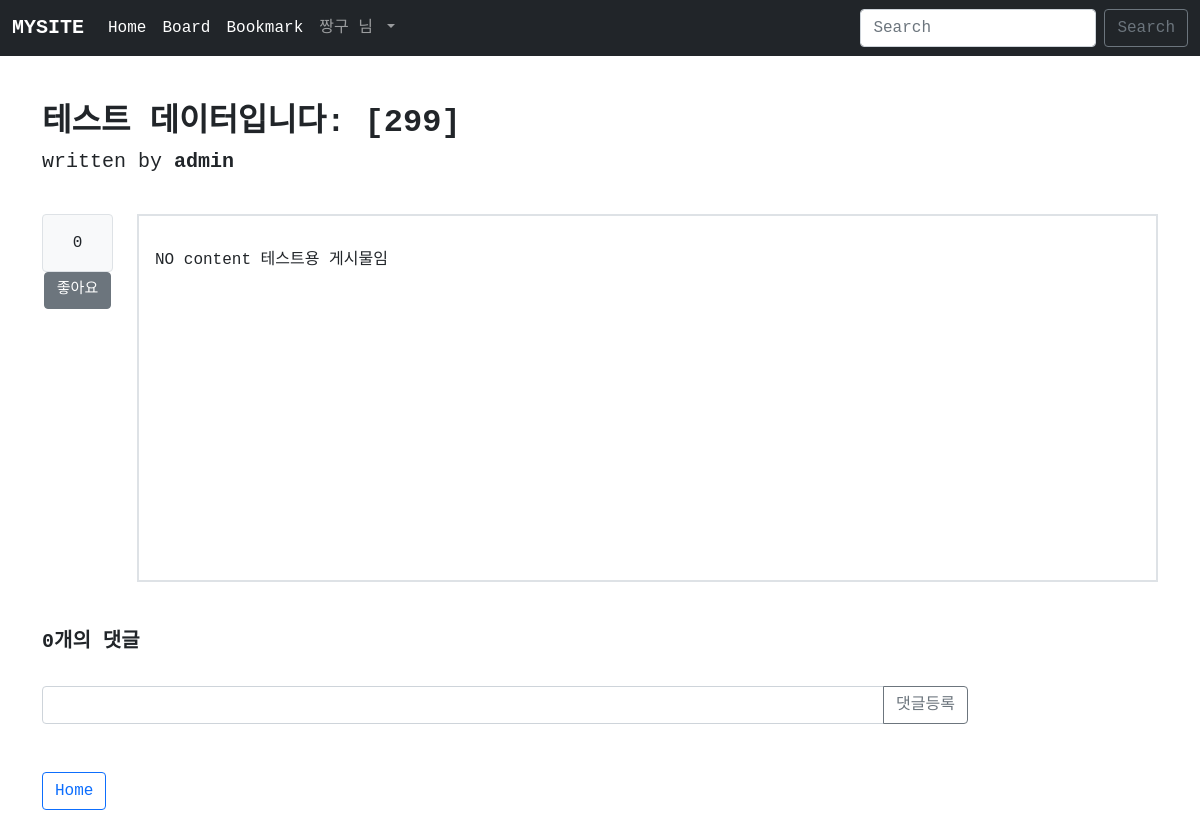
Page /board/detail/304 (signed in) on the earlier database version.
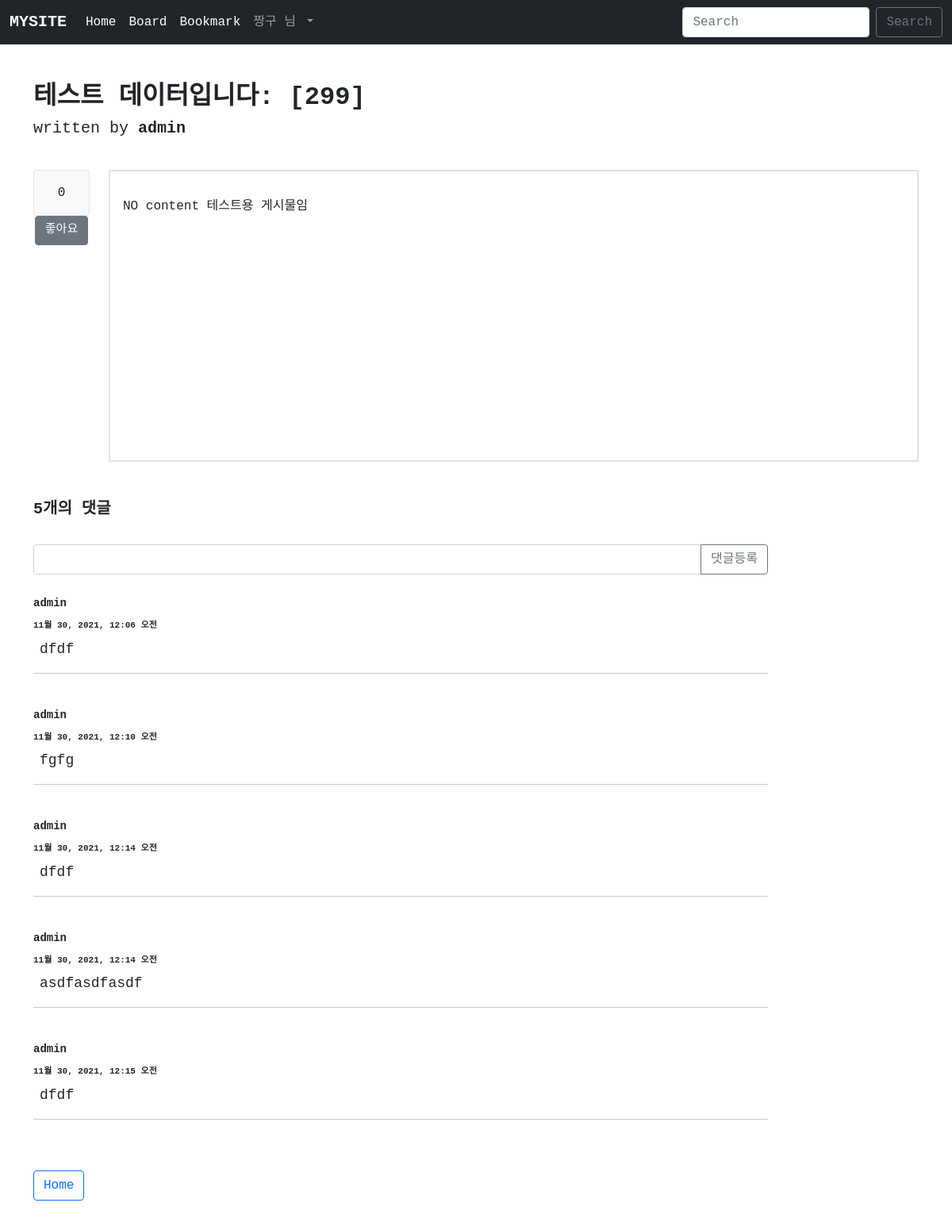
Same page on the later database version.
### board/models.py (models this page shows, shortened)
class Board(models.Model):
    subject = models.CharField(max_length=100)
    writer = models.CharField(max_length=30)
    content = models.TextField()
    photo = models.ImageField(upload_to='post',blank=True, null=True)
    ctime = models.DateTimeField()
    voter = models.ManyToManyField(User)
    def getphoto(self):
        if self.photo: #사진이 있는 경우
            return self.photo.url
        return "" #사진 첨부 안하는 경우

class Reply(models.Model):
    sub = models.ForeignKey(Board, on_delete = models.CASCADE)
    replyer = models.CharField(max_length=50)
    comment = models.TextField(blank=True)
    create_time = models.DateTimeField()

### board/views.py (the view)
# urls.py: path('detail/<pk>', views.detail, name = 'detail'),
def detail(request, pk):
    if not request.user.username:
        return redirect("acc:index")
    b = Board.objects.get(pk=pk)
    r = b.reply_set.all()
    context = {
        'b' : b,
        'rep' : r,
    }
    return render(request, "board/detail.html", context)

### board/templatetags/board_filter.py (called while the page is built)
@register.filter()
def mark(value):
    extensions = ["nl2br", "fenced_code"]
    return mark_safe(markdown.markdown(value, extensions=extensions))

### template/board/detail.html (shortened to what this page needs)
{% extends 'base.html' %}
{% load board_filter %}
{% block content %}
<div class = 'container my-5 jm'>
    <h2><b>{{ b.subject }}</b></h2>
    <h5>written by <b>{{ b.writer }}</b></h5>
    <div class = "row my-3">
        <div class='col-1 text-center mt-4'>
            <div class = "rounded bg-light text-center p-3 border font-weight-bolder">{{ b.voter.count }}</div>
            <a href="{% url 'board:voter' b.id %}" class = "recommend btn btn-secondary btn-block" style = 'font-size: 15px;'>좋아요</a>
        </div>
        <div class='col-11'>
            <div class = 'border border-2 card-body'>
                <div class = "card-te   xt mt-3 mb-3" name = 'content' style = 'max-width: 100%; height : 300px' disabled>{{ b.content|mark }}</div>
            </div>
        </div>
    </div>
</div>
<div class = 'container mt-5 mb-5 jm'>
    <h5><b>{{ rep.count }}개의 댓글</b></h5>
    <div class="row mt-4 mb-4">
        <div class="col-lg-10">
            <form action="{% url 'board:reply' b.id %}" method = "post">
            <div class="input-group mt-2 mr-5">
                <input type="text" name = "comment" id = "comment" class="form-control" aria-describedby="button-addon2">
                <button class="btn btn-outline-secondary" type="submit" id="button-addon2">댓글등록</button>
            </div>
            </form>
        </div>
    </div>
    {% if rep %}
        {% for i in rep %}
        <div class="row mt-4 mb-4">
            <div class="col-lg-10">
                <span style="font-weight: bold; font-size:14px;" class="mt-5" >{{i.replyer}}
                <div class = "mt-2" style="font-size:11px;">{{ i.create_time }}</div></span>
                <div disabled class="card_body m-2">
                    <div class = "mt-2 card-text" style="font-size:18px;">{{ i.comment|mark }}</div>
                </div>
                <hr>
            </div>
        </div>
        {% endfor %}
    {% endif %}
</div>
<div class = 'container mt-5 mb-5 jm'>
    {% if b.writer == user.username %}
    <a href = "{% url 'board:index' %}"><button class = "btn btn-outline-primary">Home</button></a>
    <a href = "{% url 'board:update' b.id %}"><button class = "btn btn-outline-success">Modify</button></a>
    <button type="button" class="btn btn-outline-danger" data-bs-toggle="modal" data-bs-target="#exampleModal">
        Delete
    </button>
</div>
<div class="modal fade" id="exampleModal" tabindex="-1" aria-labelledby="exampleModalLabel" aria-hidden="true">
    <div class="modal-dialog">
    <div class="modal-content">
        <div class="modal-header">
        <h5 class="modal-title" id="exampleModalLabel"><b>WARNING</b></h5>
        <button type="button" class="btn-close" data-bs-dismiss="modal" aria-label="Close"></button>
        </div>
        <div class="modal-body">
        <b>해당 게시글을 정말 삭제하시겠습니까?</b>
        </div>
        <div class="modal-footer">
        <button type="button" class="btn btn-secondary" data-bs-dismiss="modal">Close</button>
        <a href = "{% url 'board:delete' b.id %}"><button type="button" class="btn btn-danger">Delete</button></a>
        </div>
    </div>
    </div>
</div>
{% else %}
<a href = "{% url 'board:index' %}"><button class = "btn btn-outline-primary">Home</button></a>
{% endif %}
{% endblock %}

Differences in the rows shown:
computed for Board "테스트 데이터입니다: [299]": count "0" → "5"
added Reply: replyer "admin", create_time "11월 30, 2021, 12:06 오전", comment|mark "dfdf"
added Reply: replyer "admin", create_time "11월 30, 2021, 12:10 오전", comment|mark "fgfg"
added Reply: replyer "admin", create_time "11월 30, 2021, 12:14 오전", comment|mark "dfdf"
added Reply: replyer "admin", create_time "11월 30, 2021, 12:14 오전", comment|mark "asdfasdfasdf"
added Reply: replyer "admin", create_time "11월 30, 2021, 12:15 오전", comment|mark "dfdf"
